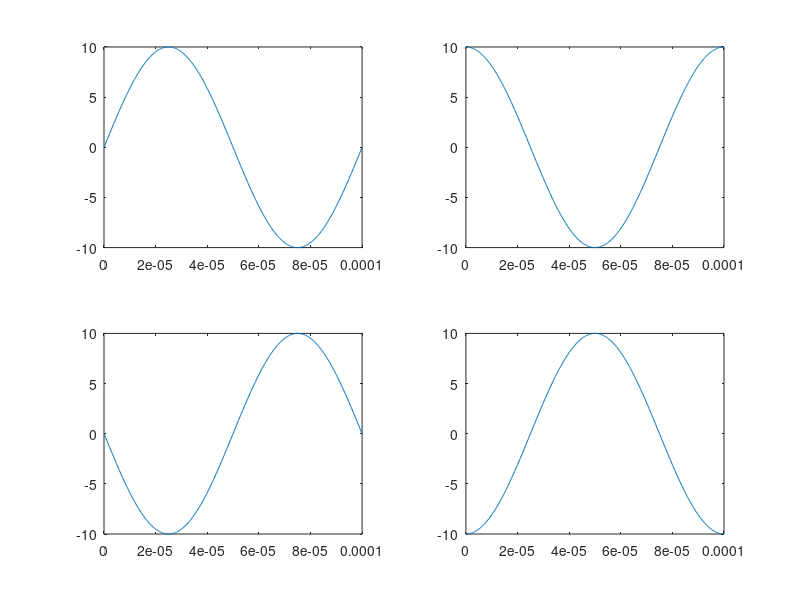

Write MATLAB code to recreate this figure.
clc 
clear global
close all



%--------INPUT--------

A=10;
f=10e3;
theta=pi;
cant_periodos=1;

%--------PROCESS------

t=linspace(0,cant_periodos/f,500);
sinusoidal = A*sin(2*pi*f*t + theta);

sinusoidal_0 = A*sin(2*pi*f*t + 0);%---sen--
sinusoidal_90 = A*sin(2*pi*f*t + pi/2);%---cos--
sinusoidal_180 = A*sin(2*pi*f*t + pi);%----(-sen)---
sinusoidal_270 = A*sin(2*pi*f*t + 3*pi/2)%----(-cos)--


%--------OUTPUT-------
figure (1)
subplot(2,2,1)
plot(t,sinusoidal_0)
subplot(2,2,2)
plot(t,sinusoidal_90)
subplot(2,2,3)
plot(t,sinusoidal_180)
subplot(2,2,4)
plot(t,sinusoidal_270)

